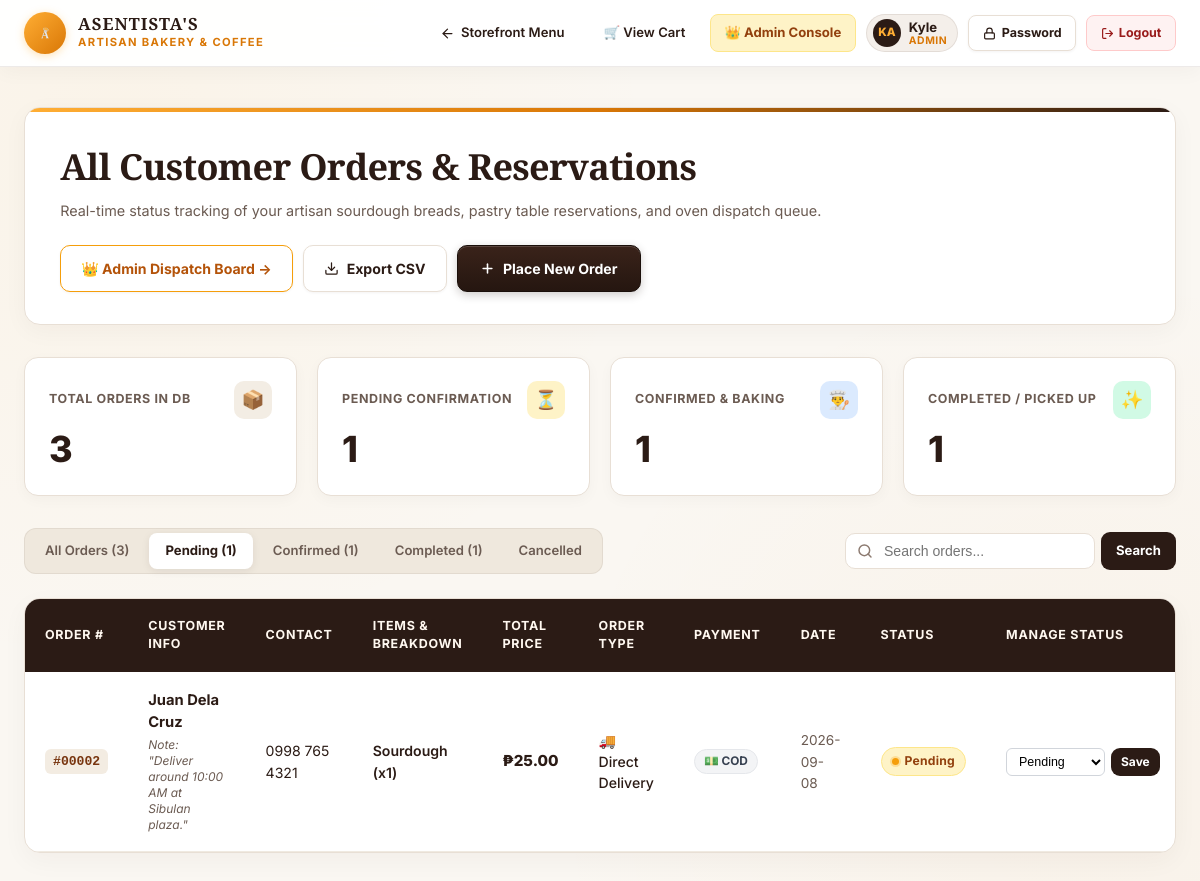
Page /User/dashboard.php?status=Pending (signed in) on the earlier database version.
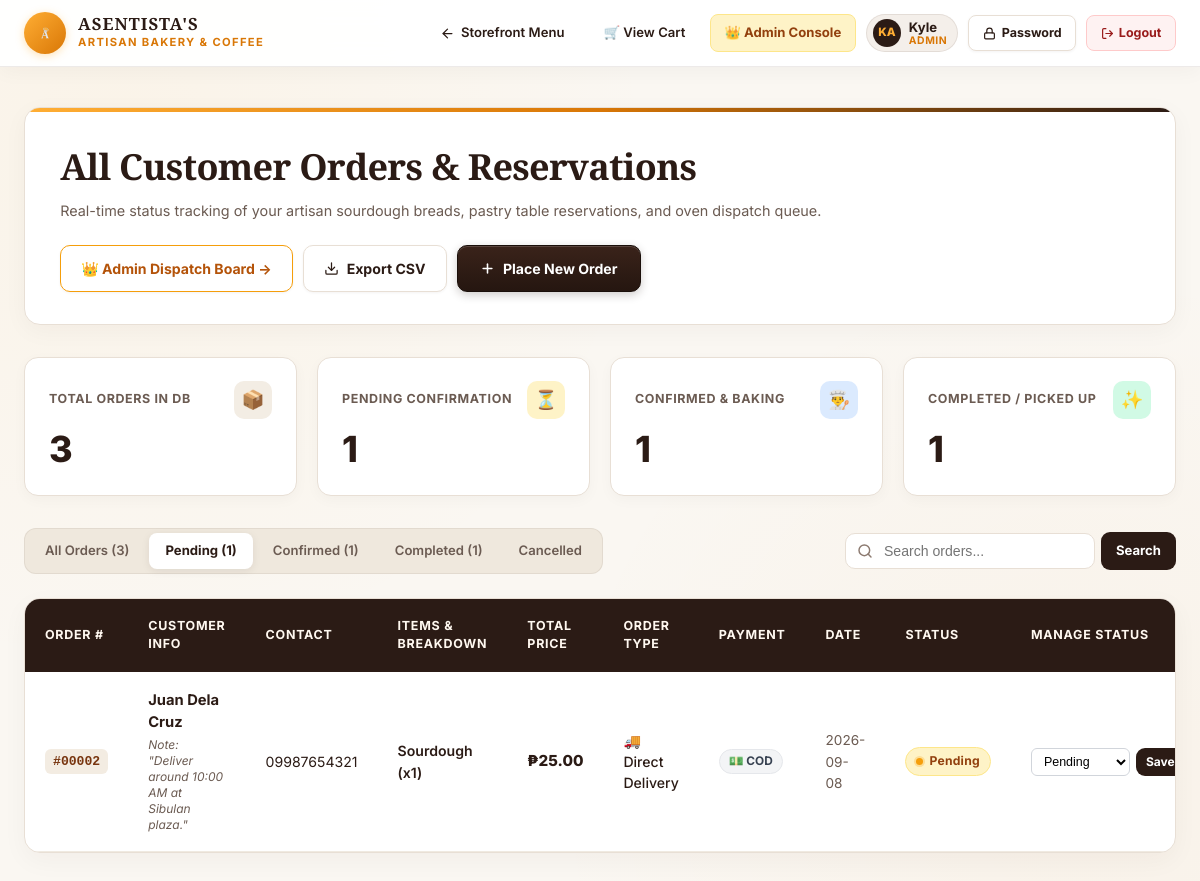
Same page on the later database version.
### tables this page shows
CREATE TABLE `users` (
  `id` INT AUTO_INCREMENT PRIMARY KEY,
  `name` VARCHAR(100) NOT NULL,
  `email` VARCHAR(150) NOT NULL UNIQUE,
  `phone` VARCHAR(30) DEFAULT NULL,
  `password` VARCHAR(255) NOT NULL,
  `role` ENUM('admin', 'customer') DEFAULT 'customer',
  `created_at` TIMESTAMP DEFAULT CURRENT_TIMESTAMP,
  `updated_at` TIMESTAMP DEFAULT CURRENT_TIMESTAMP ON UPDATE CURRENT_TIMESTAMP
);

CREATE TABLE `orders` (
  `id` INT AUTO_INCREMENT PRIMARY KEY,
  `user_id` INT DEFAULT NULL,
  `customer_name` VARCHAR(100) NOT NULL,
  `customer_phone` VARCHAR(30) NOT NULL,
  `item_name` VARCHAR(255) NOT NULL,
  `item_price` DECIMAL(10,2) NOT NULL DEFAULT 0.00,
  `quantity` INT NOT NULL DEFAULT 1,
  `order_type` VARCHAR(50) NOT NULL DEFAULT 'In-Store Pickup',
  `reservation_date` DATE NOT NULL,
  `special_notes` TEXT DEFAULT NULL,
  `status` ENUM('Pending', 'Confirmed', 'Completed', 'Cancelled') NOT NULL DEFAULT 'Pending',
  `created_at` TIMESTAMP DEFAULT CURRENT_TIMESTAMP,
  `updated_at` TIMESTAMP DEFAULT CURRENT_TIMESTAMP ON UPDATE CURRENT_TIMESTAMP,
  CONSTRAINT `fk_orders_user` FOREIGN KEY (`user_id`) REFERENCES `users` (`id`) ON DELETE SET NULL ON UPDATE CASCADE
);

### database/function.php (called while the page is built, shortened)
<?php
require_once __DIR__ . '/validation.php';
function validateUserSession(?PDO $pdo = null) {
    $idleTimeoutSeconds = 1800;
    $userId = (int)$_SESSION['user_id'];
    if (!$pdo) {
        global $pdo;
    }
    if ($pdo) {
        try {
            $stmt = $pdo->prepare("SELECT id, name, email, phone, role, created_at FROM `users` WHERE id = :id LIMIT 1");
            $stmt->bindValue(':id', $userId, PDO::PARAM_INT);
            $stmt->execute();
            $user = $stmt->fetch();
            return $user;
        } catch (Exception $e) {
            error_log("Session DB Verification Error: " . $e->getMessage());
        }
    }
    return [
        'id'    => $_SESSION['user_id'],
        'name'  => $_SESSION['user_name'] ?? 'Guest',
        'email' => $_SESSION['user_email'] ?? '',
        'phone' => $_SESSION['user_phone'] ?? '',
        'role'  => $_SESSION['user_role'] ?? 'customer'
    ];
}
function isAdmin(?PDO $pdo = null) {
    $user = validateUserSession($pdo);
    return !empty($user) && isset($user['role']) && $user['role'] === 'admin';
}
function getCurrentUser(?PDO $pdo = null) {
    return validateUserSession($pdo);
}
function searchOrders(PDO $pdo, $keyword = '', $statusFilter = null, $userId = null) {
    $sql = "SELECT * FROM `orders` WHERE 1=1";
    $params = [];
    if (!empty($statusFilter)) {
        $sql .= " AND status = :status";
        $params[':status'] = $statusFilter;
    }
    $sql .= " ORDER BY created_at DESC";
    $stmt = $pdo->prepare($sql);
    foreach ($params as $k => $v) {
        if ($k === ':uid') {
            $stmt->bindValue($k, $v, PDO::PARAM_INT);
        } else {
            $stmt->bindValue($k, $v, PDO::PARAM_STR);
        }
    }
    $stmt->execute();
    return $stmt->fetchAll();
}
function getAllOrders(PDO $pdo, $statusFilter = null) {
    return searchOrders($pdo, '', $statusFilter, null);
}

### database/validation.php (called while the page is built, shortened)
<?php
function sanitize_input($data) {
    $data = trim($data);
    $data = stripslashes($data);
    $data = htmlspecialchars($data, ENT_QUOTES, 'UTF-8');
    return $data;
}

### User/dashboard.php (the view, shortened to what the rows shown need)
<?php
require_once __DIR__ . '/../database/function.php';
$user = getCurrentUser();
$filterStatus = isset($_GET['status']) && !empty($_GET['status']) ? sanitize_input($_GET['status']) : null;
$searchKeyword = isset($_GET['q']) ? sanitize_input($_GET['q']) : '';
if ($user['role'] === 'customer') {
    $orders = searchOrders($pdo, $searchKeyword, $filterStatus, $user['id']);
    $pageTitle = "My Bakery Orders";
} else {
    $orders = searchOrders($pdo, $searchKeyword, $filterStatus, null);
    $pageTitle = "All Customer Orders & Reservations";
}
if ($user['role'] === 'customer') {
    $statOrders = getUserOrders($pdo, $user['id']);
    $statTotalLabel = 'My Total Orders';
    $statPendingLabel = 'Pending Confirmation';
    $statConfirmedLabel = 'Confirmed & Baking';
    $statCompletedLabel = 'Completed / Picked Up';
} else {
    $statOrders = getAllOrders($pdo);
    $statTotalLabel = 'Total Orders in DB';
    $statPendingLabel = 'Pending Confirmation';
    $statConfirmedLabel = 'Confirmed & Baking';
    $statCompletedLabel = 'Completed / Picked Up';
}
$nameParts = explode(' ', trim($user['name']));
$initials = strtoupper(substr($nameParts[0], 0, 1) . (isset($nameParts[1]) ? substr($nameParts[1], 0, 1) : ''));
?>
<!DOCTYPE html>
<html lang="en">
<head>
    <link rel="stylesheet" href="../style.css">
</head>
<body>
    <nav class="dash-nav">
        <div class="dash-nav-container">
            <div class="dash-nav-actions">
                <?php if (isAdmin($pdo)): ?>
                    <a href="../Admin/admin.php" class="nav-link-btn" style="background: #FEF3C7; color: #92400E; border-color: #FDE68A; font-weight: 700;">
                        <span>👑 Admin Console</span>
                    </a>
                <?php endif; ?>
                <?php if ($user): ?>
                    <div class="user-profile-badge">
                        <div class="user-avatar-circle"><?php echo $initials; ?></div>
                        <div class="user-info-text">
                            <span class="user-info-name"><?php echo htmlspecialchars(explode(' ', $user['name'])[0]); ?></span>
                            <span class="user-info-role"><?php echo htmlspecialchars($user['role']); ?></span>
                        </div>
                    </div>
                    <button type="button" onclick="openUserChangePwdModal()" class="btn-pwd-change" title="Change Account Password">
                        <svg width="13" height="13" viewBox="0 0 24 24" fill="none" stroke="currentColor" stroke-width="2.2" stroke-linecap="round" stroke-linejoin="round">
                            <rect x="3" y="11" width="18" height="11" rx="2" ry="2"></rect>
                            <path d="M7 11V7a5 5 0 0 1 10 0v4"></path>
                        </svg>
                        <span>Password</span>
                    </button>
                    <a href="../Login/logout.php" class="btn-logout" title="Sign Out">
                        <svg width="13" height="13" viewBox="0 0 24 24" fill="none" stroke="currentColor" stroke-width="2.2" stroke-linecap="round" stroke-linejoin="round">
                            <path d="M9 21H5a2 2 0 0 1-2-2V5a2 2 0 0 1 2-2h4"></path>
                            <polyline points="16 17 21 12 16 7"></polyline>
                            <line x1="21" y1="12" x2="9" y2="12"></line>
                        </svg>
                        <span>Logout</span>
                    </a>
                <?php else: ?>
                    <a href="../Login/auth.php" class="btn-dash-primary" style="padding: 0.5rem 1rem; font-size: 0.8rem;">
                        <span>Sign In / Register</span>
                    </a>
                <?php endif; ?>
            </div>
        </div>
    </nav>
    <div class="dashboard-content">
        <div class="dash-hero-card">
            <div>
                <h1 class="dash-title"><?php echo $pageTitle; ?></h1>
                <p class="dash-subtitle">
                    Real-time status tracking of your artisan sourdough breads, pastry table reservations, and oven dispatch queue.
                </p>
            </div>
        </div>
        <div class="dash-stats-grid">
            <div class="kpi-card kpi-total">
                <div class="kpi-top-row">
                    <span class="kpi-label"><?php echo htmlspecialchars($statTotalLabel); ?></span>
                    <div class="kpi-badge-icon">📦</div>
                </div>
            </div>
            <div class="kpi-card kpi-pending">
                <div class="kpi-top-row">
                    <span class="kpi-label"><?php echo htmlspecialchars($statPendingLabel); ?></span>
                    <div class="kpi-badge-icon">⏳</div>
                </div>
            </div>
            <div class="kpi-card kpi-confirmed">
                <div class="kpi-top-row">
                    <span class="kpi-label"><?php echo htmlspecialchars($statConfirmedLabel); ?></span>
                    <div class="kpi-badge-icon">👨‍🍳</div>
                </div>
            </div>
            <div class="kpi-card kpi-completed">
                <div class="kpi-top-row">
                    <span class="kpi-label"><?php echo htmlspecialchars($statCompletedLabel); ?></span>
                    <div class="kpi-badge-icon">✨</div>
                </div>
            </div>
        </div>
        <div class="dash-table-card">
            <?php if (empty($orders)): ?>
                <div style="padding: 4.5rem 2rem; text-align: center;">
                    <span style="font-size: 3rem; display: block; margin-bottom: 1rem;">🥖</span>
                    <h3 style="font-family: var(--font-serif); font-size: 1.4rem; color: var(--dash-brown); margin: 0 0 0.5rem 0;">No Orders Found</h3>
                    <p style="color: var(--dash-text-muted); font-size: 0.9rem; margin-bottom: 1.5rem;">
                        No past orders or reservations match your current filter criteria.
                    </p>
                    <a href="../index.php#bread-menu" class="btn-dash-primary">
                        Browse Fresh Bakery Menu &rarr;
                    </a>
                </div>
            <?php else: ?>
                <table class="modern-table">
                    <thead>
                        <tr>
                            <th>Order #</th>
                            <th>Customer Info</th>
                            <th>Contact</th>
                            <th>Items & Breakdown</th>
                            <th>Total Price</th>
                            <th>Order Type</th>
                            <th>Payment</th>
                            <th>Date</th>
                            <th>Status</th>
                            <th>Manage Status</th>
                        </tr>
                    </thead>
                    <tbody>
                        <?php foreach ($orders as $row): ?>
                            <tr>
                                <td>
                                    <span class="order-id-tag">#<?php echo str_pad($row['id'], 5, '0', STR_PAD_LEFT); ?></span>
                                </td>
                                <td>
                                    <div class="customer-title-block">
                                        <strong><?php echo htmlspecialchars($row['customer_name']); ?></strong>
                                        <?php if (!empty($row['special_notes'])): ?>
                                            <div class="customer-notes-bubble">
                                                Note: "<?php echo htmlspecialchars($row['special_notes']); ?>"
                                            </div>
                                        <?php endif; ?>
                                    </div>
                                </td>
                                <td><?php echo htmlspecialchars($row['customer_phone']); ?></td>
                                <td>
                                    <span style="font-weight: 600;"><?php echo htmlspecialchars($row['item_name']); ?></span>
                                </td>
                                <td>
                                    <span class="price-text">₱<?php echo number_format($row['item_price'], 2); ?></span>
                                </td>
                                <td>
                                    <span style="font-weight: 500;">
                                        <?php
                                        $type = $row['order_type'];
                                        $icon = strpos($type, 'Pickup') !== false ? '🛍️ ' : (strpos($type, 'Dine') !== false ? '🍽️ ' : '🚚 ');
                                        echo $icon . htmlspecialchars($type);
                                        ?>
                                    </span>
                                </td>
                                <td>
                                    <?php
                                        $pmBadgeBg = '#F3F4F6';
                                        $pmBadgeColor = '#374151';
                                        $pmBadgeBorder = '#E5E7EB';
                                        $pmText = '💵 COD';
                                    ?>
                                    <span style="display: inline-flex; align-items: center; gap: 4px; padding: 3px 9px; border-radius: 999px; font-size: 0.74rem; font-weight: 700; background: <?php echo $pmBadgeBg; ?>; color: <?php echo $pmBadgeColor; ?>; border: 1px solid <?php echo $pmBadgeBorder; ?>; white-space: nowrap;">
                                        <?php echo $pmText; ?>
                                    </span>
                                </td>
                                <td>
                                    <span style="color: var(--dash-text-muted); font-size: 0.85rem;">
                                        <?php echo htmlspecialchars($row['reservation_date']); ?>
                                    </span>
                                </td>
                                <td>
                                    <span class="pill-status pill-<?php echo htmlspecialchars($row['status']); ?>">
                                        <span class="pill-status-dot"></span>
                                        <span><?php echo htmlspecialchars($row['status']); ?></span>
                                    </span>
                                </td>
                                <td>
                                    <?php if (isAdmin()): ?>
                                        <form method="POST" action="dashboard.php" style="display: flex; align-items: center; gap: 6px; margin: 0;">
                                            <select name="new_status" style="padding: 5px 8px; font-size: 0.78rem; border: 1px solid #D1D5DB; border-radius: 6px; background: #FFF;">
                                                <option value="Pending" <?php echo $row['status'] === 'Pending' ? 'selected' : ''; ?>>Pending</option>
                                            </select>
                                            <button type="submit" class="btn-search-submit" style="padding: 5px 10px; font-size: 0.75rem; margin: 0;">Save</button>
                                        </form>
                                    <?php else: ?>
                                        <span style="font-size: 0.78rem; color: #9CA3AF; font-style: italic;">
                                            Customer Order
                                        </span>
                                    <?php endif; ?>
                                </td>
                            </tr>
                        <?php endforeach; ?>
                    </tbody>
                </table>
            <?php endif; ?>
        </div>
    </div>
</body>
</html>

Differences in the rows shown:
changed orders "Juan Dela Cruz": customer_phone "0998 765 4321" → "09987654321"
